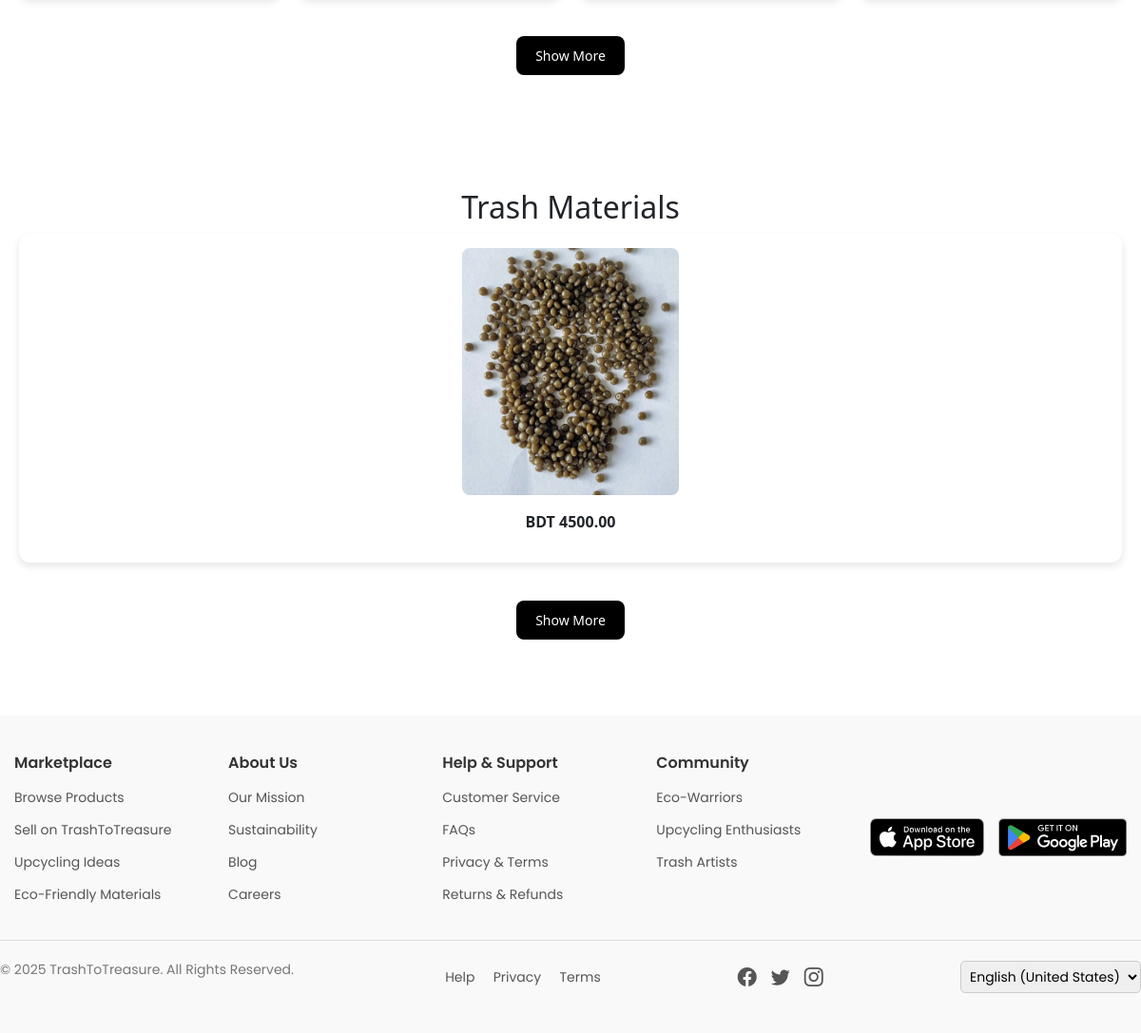
The page / (signed in, lower part) on the database as committed earlier.
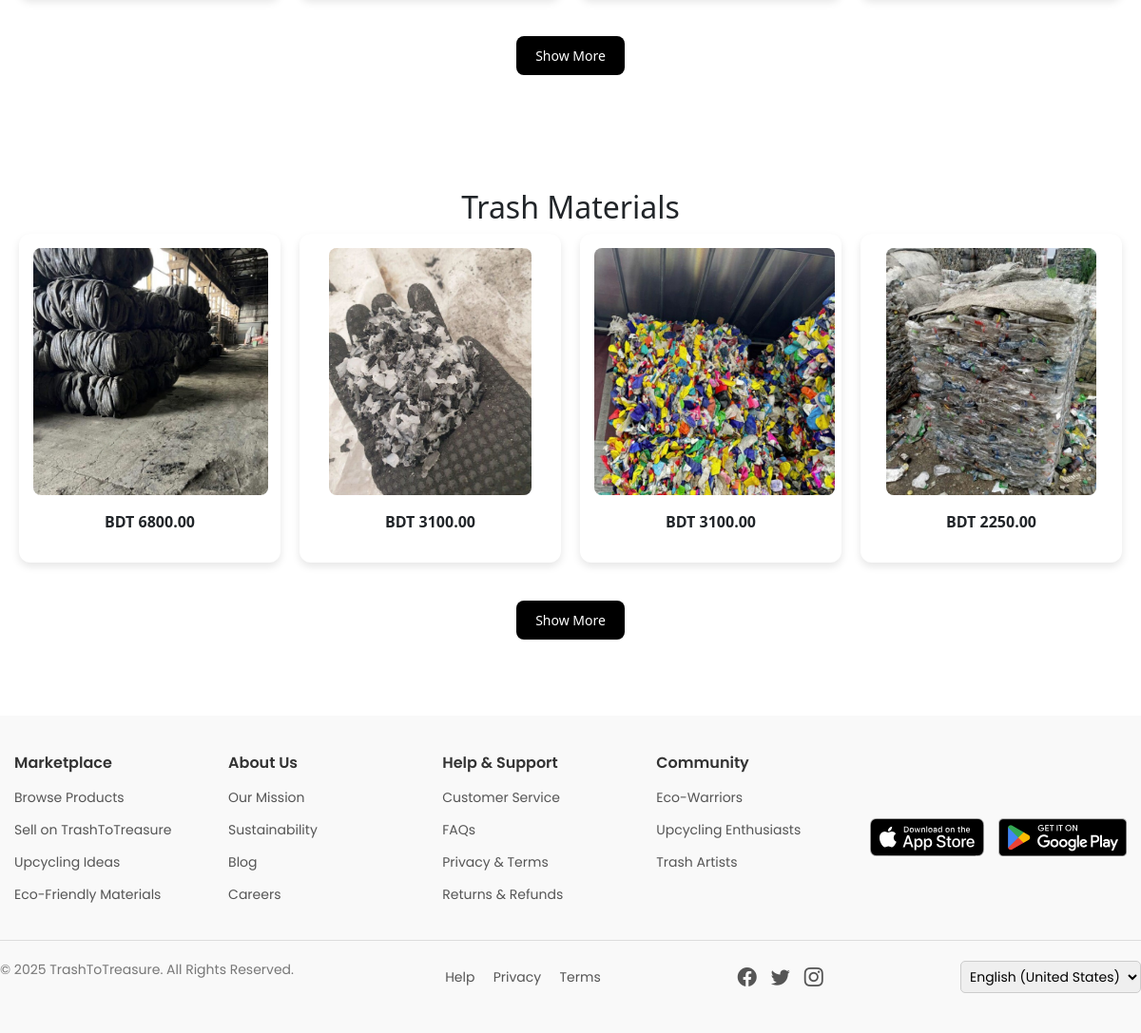
The same page on the database as committed later.
### marketplace/models.py (models this page shows, shortened)
class TrashItem(models.Model):
    material_name = models.CharField(max_length=255, default="")  # Change as needed
    category = models.CharField(max_length=100, default="")  # Change as needed
    description = models.TextField()
    condition = models.CharField(max_length=50, default="")  # Set a meaningful default
    quantity = models.IntegerField(default=0)
    price = models.DecimalField(max_digits=10, decimal_places=2)
    trash_point = models.CharField(max_length=255, default="")  # Set a meaningful default
    images = models.ImageField(upload_to='waste_images/', blank=True, null=True)
    location = models.CharField(max_length=255, default="")  # Set a meaningful default
    product_status = models.CharField(max_length=20, choices=PRODUCT_STATUS_CHOICES, default='')
    delivery_status = models.CharField(max_length=20, choices=DELIVERY_STATUS_CHOICES, default='')
    slug = models.SlugField(max_length=255, unique=True, blank=True)
    listing_date = models.DateTimeField(auto_now_add=True)
    last_updated = models.DateTimeField(auto_now=True, null=True, blank=True)
    tags = models.CharField(max_length=255, blank=True, null=True)

### marketplace/views.py (the view)
# urls.py: 2. Add a URL to urlpatterns:  path('', views.home, name='home')
@login_required
def home(request):
    featured_products = UpcycledProduct.objects.order_by('-id')[:4]
    featured_trash_items = TrashItem.objects.order_by('-id')[:4]  # or any filter you like
    context = {
        'featured_products': featured_products,
        'featured_trash_items': featured_trash_items,
    }
    return render(request, 'home.html', context)

### marketplace/templates/home.html (shortened to what this page needs)
{% include "header.html" %}
{% load static %}
<!DOCTYPE html>
<html lang="en">
<head>
    <link rel="stylesheet" href="/static/css/home.css">
</head>
<body>
    <section class="products">
        <div style="text-align: center; margin: 40px 0;">
            <a href="{% url 'upcycled_products' %}" class="button-link">
                <button class="show-more">Show More</button>
            </a>
        </div>
    </section>
    <section class="materials">
        <h2>Trash Materials</h2>
        <div class="material-grid">
            {% for trash in featured_trash_items %}
                <div class="material-card">
                    <img src="{{ trash.images.url }}" alt="{{ trash.name }}">
                    <p class="price">BDT {{ trash.price }}</p>
                </div>
            {% endfor %}
        </div>
        <div style="text-align: center; margin: 40px 0;">
            <a href="{% url 'trash_item_list' %}" class="button-link">
                <button class="show-more">Show More</button>
            </a>
        </div>
    </section>
</body>
</html>
    {% include "footer.html" %}

Rows that differ between the two databases and show on the page:
no longer on this page (row unchanged): TrashItem: images (picture), price "4500.00"
added TrashItem: images (picture), price "6800.00"
added TrashItem: images (picture), price "3100.00"
added TrashItem: images (picture), price "3100.00"
added TrashItem: images (picture), price "2250.00"
